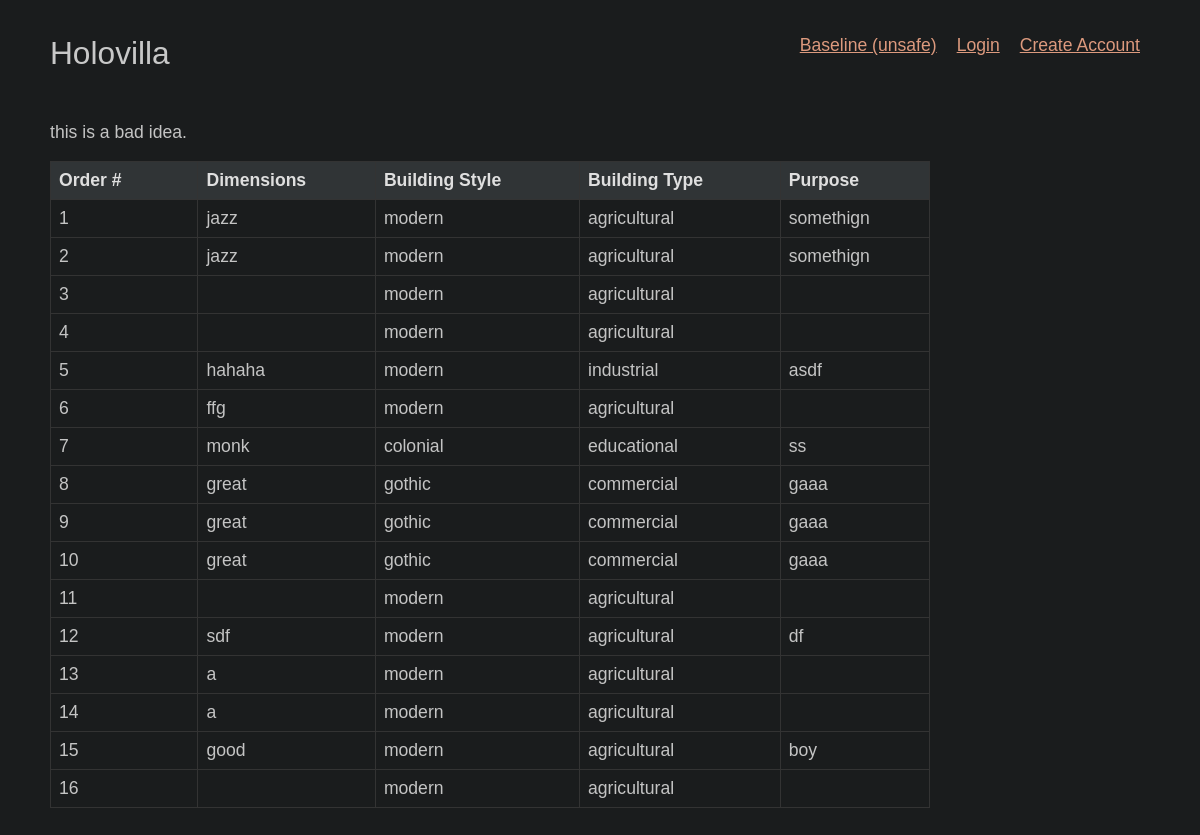
Page /unsafe_baseline_viewer on the earlier database version.
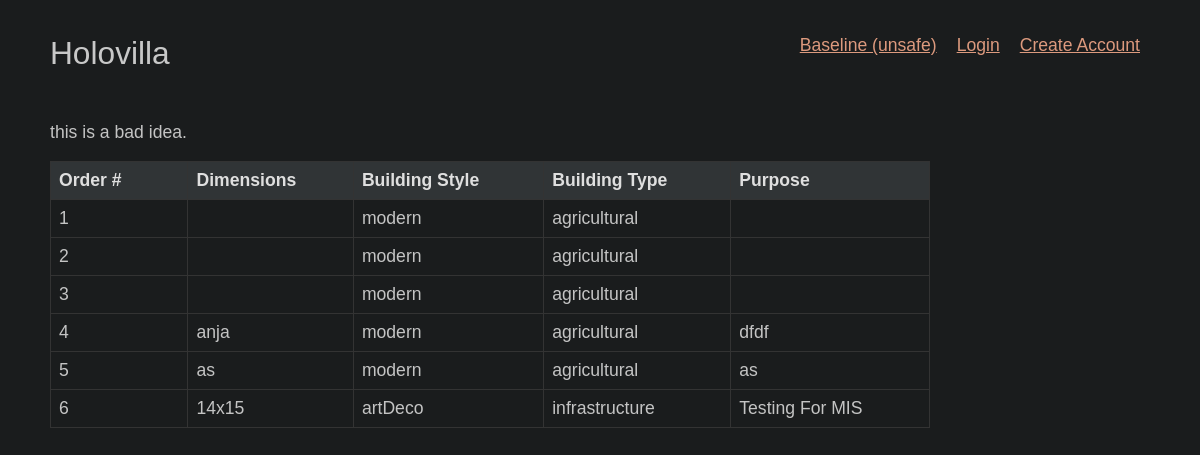
Same page on the later database version.
### tables this page shows
CREATE TABLE unsafe_holo (
                hologram_id INTEGER PRIMARY KEY UNIQUE,
                building_dimensions TEXT,
                building_style TEXT NOT NULL,
                building_type TEXT NOT NULL,
                purpose TEXT,
                additional_info TEXT
                );

### main.py (the view)
@app.route('/unsafe_baseline_viewer', methods=['GET', 'POST'])
def view_baseline_db():
    con = sqlite3.connect("backend_unsafe.db", timeout=10)
    cur = con.cursor()
    cur.execute("SELECT hologram_id, building_dimensions, building_style, building_type, purpose, additional_info FROM unsafe_holo")
    info = order_crate(cur.fetchall())
    con.close()
    return render_template('view_baseline_db.html', rows=info)

### main.py (called while the page is built)
def order_crate(raw_details):
    ordered = []
    for order in raw_details:
        ordered.append(order)
    return ordered

### templates/view_baseline_db.html (shortened to what this page needs)
<!DOCTYPE html>
<html lang="en">
	<head>
		<link rel= "stylesheet" type= "text/css" href= "{{ url_for('static',filename='styles/styles.css') }}">
	</head>
	<body>
		<div class="header">
			<a id="headerLink" href="/">Holovilla</a>
			<div class="accountSection">
				<br>
				<a href="{{ url_for('baseline') }}">Baseline (unsafe)</a>
				<a href="{{ url_for('login_page') }}">Login</a>
				<a href="{{ url_for('register_page') }}">Create Account</a>
			</div>
		</div>
		<p>this is a bad idea.</p>
		<div class="orders">
			<table>
				{% if rows %}
				<tr>
					<th>Order #</th>
					<th>Dimensions</th>
					<th>Building Style</th>
					<th>Building Type</th>
					<th>Purpose</th>
				</tr>
				{% for row in rows %}
				<tr>
					<td>{{ row[0] }}</td>
					<td>{{ row[1] }}</td>
					<td>{{ row[2] }}</td>
					<td>{{ row[3] }}</td>
					<td>{{ row[4] }}</td>
				</tr>
				{% endfor %}
				{% endif %}
			</table>
</html>

### static/styles/styles.css (style rules this page uses)
body { display: block; margin: 20px auto; padding: 15px; max-width: 1100px; display: block; background-color: #1a1c1d; font-family: 'ubuntu', sans-serif, monospace; font-size: 1.1rem; color: #c4c4c4; }
.header { margin: 0 0 50px; }
#headerLink { color: #c8c8c8; font-size: 1.98rem; text-decoration: none; }
.accountSection { display: flex; float: right; }
.accountSection a { padding: 0 10px; }
a:link, a:visited { color: #dd9a7e; }
table { width: 80%; border-collapse: collapse; text-align: left; }
th, td { border: 1px solid #333; padding: 8px; }
th { min-width: 80px; background-color: rgb(48, 52, 54); color: #dfdfdf; }

Differences in the rows shown:
removed unsafe_holo: hologram_id "7", building_dimensions "monk", building_style "colonial", building_type "educational", purpose "ss"
removed unsafe_holo: hologram_id "8", building_dimensions "great", building_style "gothic", building_type "commercial", purpose "gaaa"
removed unsafe_holo: hologram_id "9", building_dimensions "great", building_style "gothic", building_type "commercial", purpose "gaaa"
removed unsafe_holo: hologram_id "10", building_dimensions "great", building_style "gothic", building_type "commercial", purpose "gaaa"
removed unsafe_holo: hologram_id "11", building_style "modern", building_type "agricultural"
removed unsafe_holo: hologram_id "12", building_dimensions "sdf", building_style "modern", building_type "agricultural", purpose "df"
removed unsafe_holo: hologram_id "13", building_dimensions "a", building_style "modern", building_type "agricultural"
removed unsafe_holo: hologram_id "14", building_dimensions "a", building_style "modern", building_type "agricultural"
removed unsafe_holo: hologram_id "15", building_dimensions "good", building_style "modern", building_type "agricultural", purpose "boy"
removed unsafe_holo: hologram_id "16", building_style "modern", building_type "agricultural"
changed unsafe_holo id 1: building_dimensions "jazz" → (not shown); purpose "somethign" → (not shown)
changed unsafe_holo id 2: building_dimensions "jazz" → (not shown); purpose "somethign" → (not shown)
changed unsafe_holo id 4: building_dimensions (not shown) → "anja"; purpose (not shown) → "dfdf"
changed unsafe_holo id 5: building_dimensions "hahaha" → "as"; building_type "industrial" → "agricultural"; purpose "asdf" → "as"
changed unsafe_holo id 6: building_dimensions "ffg" → "14x15"; building_style "modern" → "artDeco"; building_type "agricultural" → "infrastructure"; purpose (not shown) → "Testing For MIS"
